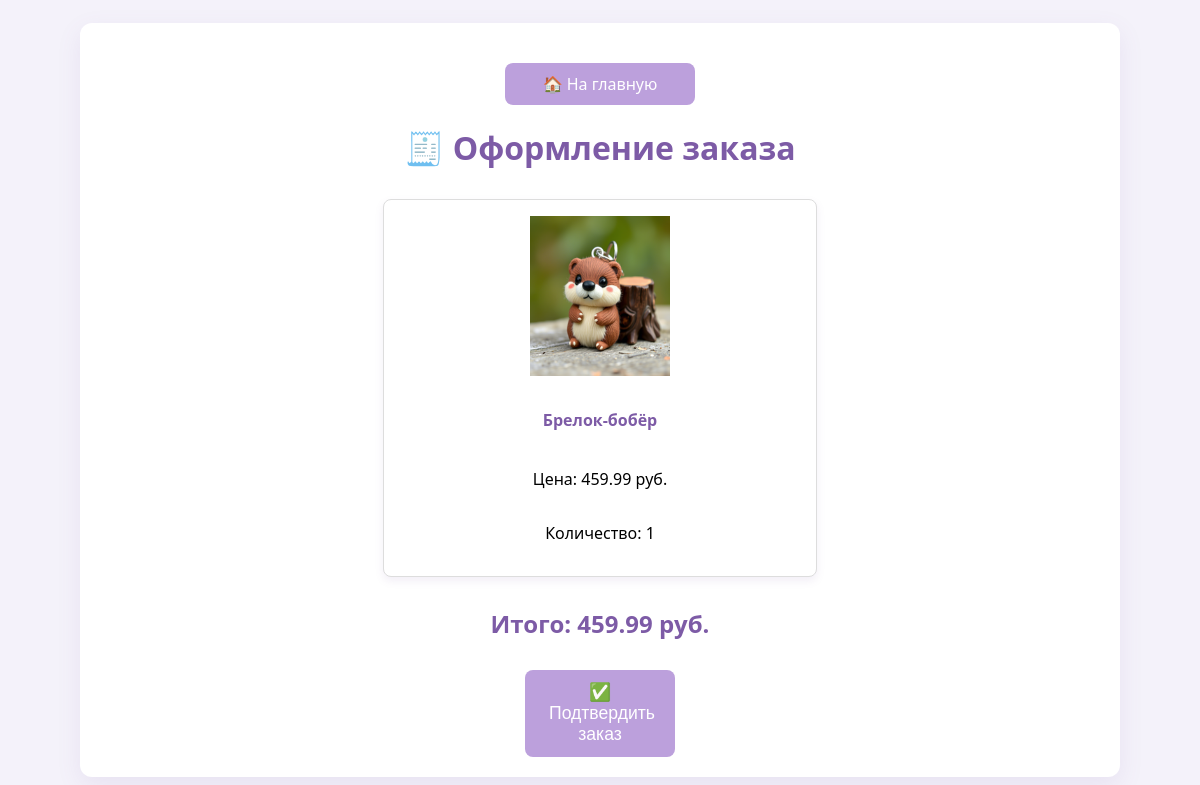
Page /cart/checkout (signed in) on the committed database.
### website/models.py (models this page shows)
class CartItem(db.Model):
    id = db.Column(db.Integer, primary_key=True)
    user_id = db.Column(db.Integer, db.ForeignKey('user.id'), nullable=False)  # Только для авторизованных
    product_id = db.Column(db.Integer, db.ForeignKey('product.id'), nullable=False)
    quantity = db.Column(db.Integer, default=1)
    product = db.relationship('Product', backref='cart_items')

class Product(db.Model):
    id = db.Column(db.Integer, primary_key=True)
    name = db.Column(db.String(100), nullable=False)
    price = db.Column(db.Float, nullable=False)
    description = db.Column(db.Text)
    image = db.Column(db.String(200))
    category = db.Column(db.String(50), nullable=False)

### website/views.py (the view)
@views.route('/cart/checkout')
@login_required
def checkout():
    cart_items = CartItem.query.filter_by(user_id=current_user.id).all()
    sum = 0
    for item in cart_items:
        sum += item.product.price * item.quantity
    sum = round(sum, 2)
    return render_template('checkout.html', cart_items=cart_items, sum=sum)

### website/__init__.py (called while the page is built)
def create_app():
    app = Flask(__name__, static_folder='../static')
    app.secret_key = 'secretKey'
    app.config['SQLALCHEMY_DATABASE_URI'] = 'sqlite:///shop.db'
    app.config['SQLALCHEMY_TRACK_MODIFICATIONS'] = False
    db.init_app(app)
    migrate.init_app(app, db)  # Если используете Flask-Migrate
    from .views import views
    from .auth import auth
    app.register_blueprint(views)
    app.register_blueprint(auth)
    with app.app_context():
        db.create_all()  # Создаёт таблицы при запуске приложения
    login_manager = LoginManager()
    login_manager.login_view = 'auth.login'
    login_manager.init_app(app)
    @login_manager.user_loader
    def load_user(user_id):
        return User.query.get(int(user_id))
    return app

### website/templates/checkout.html (shortened to what this page needs)
<!DOCTYPE html>
<html lang="ru">
<head>
    <link rel="stylesheet" href="{{ url_for('static', filename='css/style.css') }}">
</head>
<body>
    <main>
        <div class="checkout-container">
            <div class="top-bar">
                <a href="{{ url_for('views.home') }}" class="btn btn-back">🏠 На главную</a>
            </div>
            <h1>🧾 Оформление заказа</h1>
            <div class="product-list">
                {% for item in cart_items %}
                    <div class="product-card">
                        <img src="{{ url_for('static', filename=item.product.image) }}" alt="{{ item.product.name }}">
                        <h4>{{ item.product.name }}</h4>
                        <p>Цена: {{ item.product.price | round(2) }} руб.</p>
                        <p>Количество: {{ item.quantity }}</p>
                    </div>
                {% endfor %}
            </div>
            <div class="order-total-container">
                <h2 class="order-total">Итого: {{ sum }} руб.</h2>
            </div>
            {% if cart_items %}
                <div class="checkout">
                    <form action="{{ url_for('views.order_message') }}">
                        <button type="submit" class="btn btn-big">✅ Подтвердить заказ</button>
                    </form>
                </div>
            {% endif %}
        </div>
    </main>
</body>
</html>

### static/css/style.css (style rules this page uses)
body { display: flex; flex-direction: column; align-items: center; justify-content: center; min-height: 100vh; margin: 0; font-family: 'Segoe UI', Tahoma, Geneva, Verdana, sans-serif; background-color: #f4f2fa; color: #7d5ba6; }
main { text-align: center; width: 100%; max-width: 1200px; padding: 20px; }
h1, h2, h3, h4, a, label, li { color: #7d5ba6; }
p, span { color: #000000; }
.btn { font-size: 1rem; padding: 10px 20px; border-radius: 8px; transition: background-color 0.3s ease; background-color: #bca0dc; color: white; border: none; }
.btn-big { font-size: 1.25rem; padding: 14px 32px; border-radius: 10px; }
:root { --bs-primary: #8e5bb3; --bs-primary-rgb: 142, 91, 179; }
.product-card { background-color: white; border: 1px solid #ddd; border-radius: 12px; padding: 16px; width: 250px; box-shadow: 0 4px 8px rgba(125, 91, 166, 0.1); text-align: left; }
.product-card img { width: 100%; border-radius: 8px; margin-bottom: 12px; max-height: 160px; object-fit: contain; }
.checkout { margin-top: 40px; }
h1 { font-size: 2rem; color: #7d5ba6; margin-bottom: 30px; }
.btn { font-size: 1.1rem; padding: 12px 24px; border-radius: 8px; width: 150px; cursor: pointer; transition: background-color 0.3s ease, transform 0.2s ease; }
.btn-back { background-color: #a88ed8; color: white; border: none; }
h2 { font-size: 1.75rem; color: #7d5ba6; margin-bottom: 20px; }
.checkout form { margin-top: 30px; }
.product-card { display: flex; flex-direction: column; height: 100%; padding: 16px; border: 1px solid #ccc; border-radius: 8px; }
.product-card img { max-width: 100%; height: auto; }
.btn-back { display: inline-block; padding: 10px 20px; margin-top: 20px; background-color: #bca0dc; color: white; border: none; border-radius: 8px; text-decoration: none; font-size: 1rem; transition: background-color 0.3s ease; }
.checkout-container { max-width: 1000px; margin: 0 auto; padding: 20px; background-color: #ffffff; border-radius: 12px; box-shadow: 0 8px 24px rgba(125, 91, 166, 0.1); text-align: center; }
.top-bar { display: flex; justify-content: center; margin-bottom: 20px; }
.product-list { display: flex; flex-direction: column; align-items: center; gap: 20px; margin-bottom: 30px; }
.product-card { background-color: white; border: 1px solid #ddd; border-radius: 8px; padding: 16px; text-align: center; box-shadow: 0 4px 8px rgba(125, 91, 166, 0.1); width: 90%; font-family: 'Segoe UI', Tahoma, Geneva, Verdana, sans-serif; max-width: 400px; }
.product-card img { width: 100%; height: 160px; object-fit: contain; border-radius: 8px; margin-bottom: 12px; }
.order-total-container { margin-top: 20px; }
.order-total { font-size: 1.5rem; color: #7d5ba6; margin-top: 30px; }
.checkout { margin-top: 20px; }

### rows in the picture
CartItem: image (picture), product.name "Брелок-бобёр", product.price "459.99", quantity "1"

### other values in the picture
{{ sum }} "459.99"
